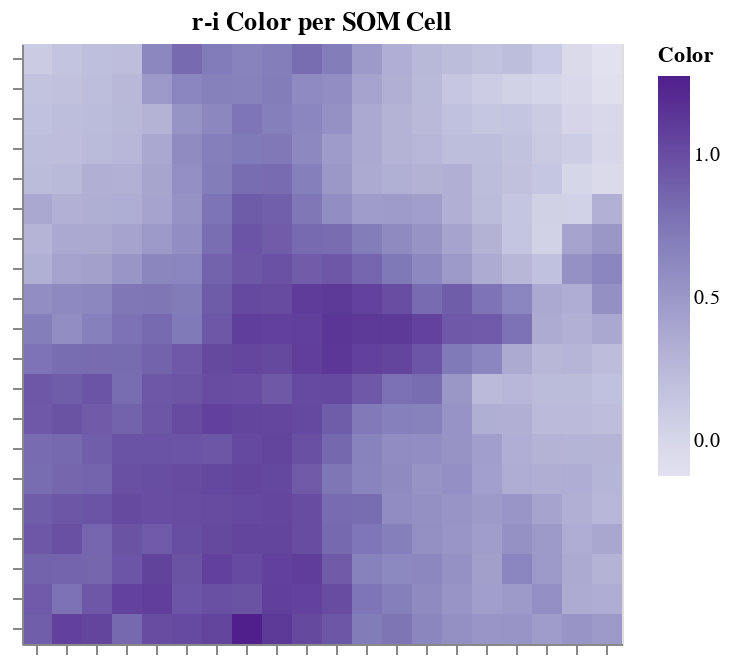

The notebook cell this image was saved under:
### Code cell
pz.colorMap(title="r-i Color per SOM Cell")

### Figure 1 — Vega-Lite specification as saved in the notebook (floating-point values rounded to 4 significant figures; data arrays with more than 128 entries replaced by an {"elided": "..."} marker saying what was removed)
{"$schema": "https://vega.github.io/schema/vega-lite/v3.4.0.json", "config": {"mark": {"tooltip": null}, "view": {"height": 300, "width": 400}}, "data": {"name": "data-3a9924ab4bfa43d7a75754247d541e1c"}, "datasets": {"data-3a9924ab4bfa43d7a75754247d541e1c": {"elided": "400 records"}}, "encoding": {"color": {"field": "Color", "scale": {"scheme": "purples", "type": "linear"}, "type": "quantitative"}, "x": {"axis": {"labels": false, "title": null}, "field": "x", "type": "ordinal"}, "y": {"axis": {"labels": false, "title": null}, "field": "y", "type": "ordinal"}}, "height": 300, "mark": "rect", "title": "r-i Color per SOM Cell", "width": 300}
